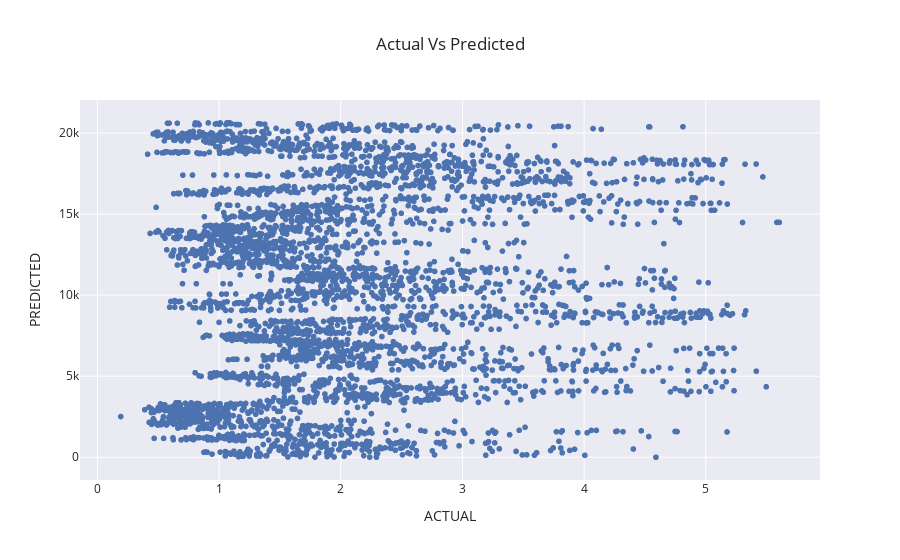

The code cell stored with this chart in its notebook:
### Code cell
pz.scatter(Y_test,tepred,title='Actual Vs Predicted',template='seaborn').update_layout(xaxis_title='ACTUAL',yaxis_title='PREDICTED')

### Figure 1 — Plotly figure (JSON) as saved in the notebook; plotly's stock layout.template omitted (floating-point values rounded to 4 significant figures; data arrays with more than 128 entries replaced by an {"elided": "..."} marker saying what was removed)
{"data": [{"hovertemplate": "x=%{x}<br>index=%{y}<extra></extra>", "legendgroup": "", "marker": {"color": "rgb(76,114,176)", "symbol": "circle"}, "mode": "markers", "name": "", "showlegend": false, "type": "scattergl", "x": {"elided": "4128 float values"}, "xaxis": "x", "y": {"elided": "4128 int values"}, "yaxis": "y"}], "layout": {"autosize": true, "legend": {"tracegroupgap": 0}, "title": {"text": "Actual Vs Predicted"}, "xaxis": {"anchor": "y", "autorange": true, "domain": [0, 1], "range": [-0.1378, 5.934], "title": {"text": "ACTUAL"}, "type": "linear"}, "yaxis": {"anchor": "x", "autorange": true, "domain": [0, 1], "range": [-1702.0, 22340.0], "title": {"text": "PREDICTED"}, "type": "linear"}}}
